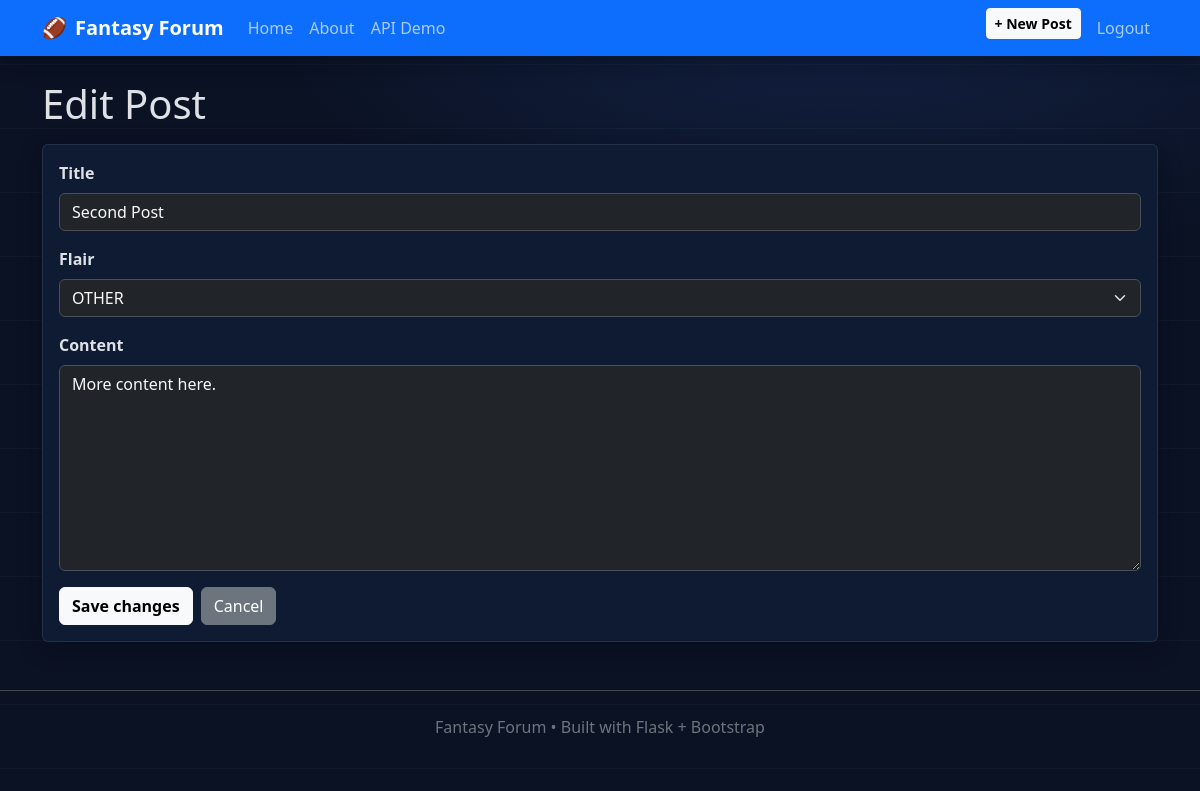
Page /post/2/edit (signed in) on the committed database.
### app.py (models this page shows, shortened)
class Post(db.Model):
    id = db.Column(db.Integer, primary_key=True)
    title = db.Column(db.String(100), nullable=False)
    date_posted = db.Column(db.DateTime, nullable=False, default=datetime.utcnow)
    flair = db.Column(db.String(20), nullable=False, default="OTHER")
    content = db.Column(db.Text, nullable=False)
    user_id = db.Column(db.Integer, db.ForeignKey('user.id'), nullable=False)
    comments = db.relationship('Comment', backref='post', lazy=True, cascade="all, delete")

### app.py (the view)
@app.route("/post/<int:post_id>/edit", methods=["GET", "POST"])
@login_required
def edit_post(post_id):
    post = Post.query.get_or_404(post_id)
    if post.author != current_user:
        abort(403)
    form = PostForm()
    if form.validate_on_submit():
        post.title = form.title.data
        post.flair = form.flair.data
        post.content = form.content.data
        db.session.commit()
        flash("Post updated.", "success")
        return redirect(url_for("post_detail", post_id=post.id))
    elif request.method == "GET":
        form.title.data = post.title
        form.flair.data = post.flair
        form.content.data = post.content
    return render_template("post_edit.html", title="Edit Post", form=form, post=post)

### forms.py
class PostForm(FlaskForm):
    FLAIR_CHOICES = [
        ("TRADE_HELP", "TRADE HELP"),
        ("WAIVER_WIRE", "WAIVER WIRE ADVICE"),
        ("INJURY_TALK", "INJURY TALK"),
        ("OTHER", "OTHER"),
    ]
    title = StringField('Title', validators=[DataRequired(), Length(min=1, max=100)])
    flair = SelectField('Flair', choices=FLAIR_CHOICES, validators=[DataRequired()], default="OTHER")
    content = TextAreaField('Content', validators=[DataRequired(), Length(min=1)])
    submit = SubmitField('Publish')

### app.py (called while the page is built)
@app.context_processor
def inject_csrf_token():
    return dict(csrf_token=generate_csrf)

@login_manager.user_loader
def load_user(user_id):
    return User.query.get(int(user_id))

### templates/post_edit.html (shortened to what this page needs)
{% extends "base.html" %}
{% block content %}
  <h1 class="mb-3">Edit Post</h1>
  <div class="card ff-card ff-shadow">
    <div class="card-body">
      <form method="POST" novalidate>
        <div class="mb-3">
          <label class="form-label fw-semibold">{{ form.title.label }}</label>
          {{ form.title(class_="form-control bg-dark text-light") }}
        </div>
        <div class="mb-3">
          <label class="form-label fw-semibold">{{ form.flair.label }}</label>
          {{ form.flair(class_="form-select bg-dark text-light") }}
        </div>
        <div class="mb-3">
          <label class="form-label fw-semibold">{{ form.content.label }}</label>
          {{ form.content(class_="form-control bg-dark text-light", rows=8) }}
        </div>
        <div class="d-flex gap-2">
          {{ form.submit(class_="btn btn-light fw-semibold", value="Save changes") }}
          <a class="btn btn-secondary" href="{{ url_for('post_detail', post_id=post.id) }}">Cancel</a>
        </div>
      </form>
    </div>
  </div>
{% endblock %}

### templates/base.html (style rules this page uses)
body { background: radial-gradient(1100px 700px at 70% -10%, #142449 0%, #0b1224 55%) fixed; }
body::before { content:""; position:fixed; inset:0; pointer-events:none; z-index:-1; background: repeating-linear-gradient( to bottom, rgba(255,255,255,.03), rgba(255,255,255,.03) 1px, transparent 1px, transparent 64px ); }
.ff-card { background:#0f1a33; border:1px solid rgba(231,238,251,.10); }
.ff-shadow { box-shadow: 0 6px 22px rgba(2,8,23,.45); }
a, .nav-link { text-decoration: none; }

### rows in the picture
Post: title "Second Post", flair "OTHER", content "More content here."
